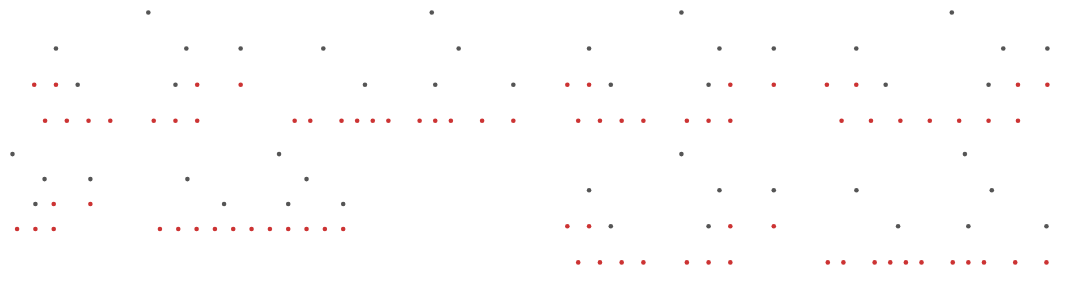

Write the Vega-Lite specification saved for this chart.
### Vega specification from a JSON file in a GitHub repository (floating-point values rounded to 4 significant figures)
{"$schema": "https://vega.github.io/schema/vega/v6.json", "width": 1300, "height": 340, "padding": 5, "autosize": "none", "data": [{"name": "flat", "values": [{"id": "r", "parent": null, "size": 3}, {"id": "a", "parent": "r", "size": 1}, {"id": "b", "parent": "r", "size": 5}, {"id": "c", "parent": "r", "size": 2}, {"id": "a1", "parent": "a", "size": 4}, {"id": "a2", "parent": "a", "size": 1}, {"id": "a3", "parent": "a", "size": 2}, {"id": "b1", "parent": "b", "size": 3}, {"id": "b11", "parent": "b1", "size": 1}, {"id": "b12", "parent": "b1", "size": 6}, {"id": "b13", "parent": "b1", "size": 2}, {"id": "b2", "parent": "b", "size": 2}, {"id": "c1", "parent": "c", "size": 1}, {"id": "a31", "parent": "a3", "size": 7}, {"id": "a32", "parent": "a3", "size": 1}, {"id": "a33", "parent": "a3", "size": 1}, {"id": "a34", "parent": "a3", "size": 3}]}, {"name": "t_tidy", "source": "flat", "transform": [{"type": "stratify", "key": "id", "parentKey": "parent"}, {"type": "tree", "method": "tidy", "size": [300, 130]}]}, {"name": "t_cluster", "source": "flat", "transform": [{"type": "stratify", "key": "id", "parentKey": "parent"}, {"type": "tree", "method": "cluster", "size": [300, 130]}]}, {"name": "t_default", "source": "flat", "transform": [{"type": "stratify", "key": "id", "parentKey": "parent"}, {"type": "tree", "size": [300, 130]}]}, {"name": "t_nosep", "source": "flat", "transform": [{"type": "stratify", "key": "id", "parentKey": "parent"}, {"type": "tree", "method": "tidy", "size": [300, 130], "separation": false}]}, {"name": "t_nodesize", "source": "flat", "transform": [{"type": "stratify", "key": "id", "parentKey": "parent"}, {"type": "tree", "method": "tidy", "nodeSize": [22, 30]}]}, {"name": "c_nodesize", "source": "flat", "transform": [{"type": "stratify", "key": "id", "parentKey": "parent"}, {"type": "tree", "method": "cluster", "nodeSize": [22, 30], "separation": false}]}, {"name": "t_sorted", "source": "flat", "transform": [{"type": "stratify", "key": "id", "parentKey": "parent"}, {"type": "tree", "method": "tidy", "size": [300, 130], "sort": {"field": "size", "order": "descending"}, "field": "size"}]}, {"name": "t_as", "source": "flat", "transform": [{"type": "stratify", "key": "id", "parentKey": "parent"}, {"type": "tree", "method": "cluster", "size": [1, 1], "as": ["alpha", "beta", "level", "kids"]}]}], "marks": [{"type": "symbol", "from": {"data": "t_tidy"}, "encode": {"update": {"x": {"signal": "0 + 10 + datum.x * 1"}, "y": {"signal": "0 + 10 + datum.y * 1"}, "size": {"value": 30}, "fill": {"signal": "datum.children ? '#555' : '#c33'"}}}}, {"type": "symbol", "from": {"data": "t_cluster"}, "encode": {"update": {"x": {"signal": "320 + 10 + datum.x * 1"}, "y": {"signal": "0 + 10 + datum.y * 1"}, "size": {"value": 30}, "fill": {"signal": "datum.children ? '#555' : '#c33'"}}}}, {"type": "symbol", "from": {"data": "t_default"}, "encode": {"update": {"x": {"signal": "640 + 10 + datum.x * 1"}, "y": {"signal": "0 + 10 + datum.y * 1"}, "size": {"value": 30}, "fill": {"signal": "datum.children ? '#555' : '#c33'"}}}}, {"type": "symbol", "from": {"data": "t_nosep"}, "encode": {"update": {"x": {"signal": "960 + 10 + datum.x * 1"}, "y": {"signal": "0 + 10 + datum.y * 1"}, "size": {"value": 30}, "fill": {"signal": "datum.children ? '#555' : '#c33'"}}}}, {"type": "symbol", "from": {"data": "t_nodesize"}, "encode": {"update": {"x": {"signal": "0 + 10 + datum.x * 1"}, "y": {"signal": "170 + 10 + datum.y * 1"}, "size": {"value": 30}, "fill": {"signal": "datum.children ? '#555' : '#c33'"}}}}, {"type": "symbol", "from": {"data": "c_nodesize"}, "encode": {"update": {"x": {"signal": "320 + 10 + datum.x * 1"}, "y": {"signal": "170 + 10 + datum.y * 1"}, "size": {"value": 30}, "fill": {"signal": "datum.children ? '#555' : '#c33'"}}}}, {"type": "symbol", "from": {"data": "t_sorted"}, "encode": {"update": {"x": {"signal": "640 + 10 + datum.x * 1"}, "y": {"signal": "170 + 10 + datum.y * 1"}, "size": {"value": 30}, "fill": {"signal": "datum.children ? '#555' : '#c33'"}}}}, {"type": "symbol", "from": {"data": "t_as"}, "encode": {"update": {"x": {"signal": "960 + 10 + datum.alpha * 300"}, "y": {"signal": "170 + 10 + datum.beta * 130"}, "size": {"value": 30}, "fill": {"signal": "datum.kids ? '#555' : '#c33'"}}}}]}
